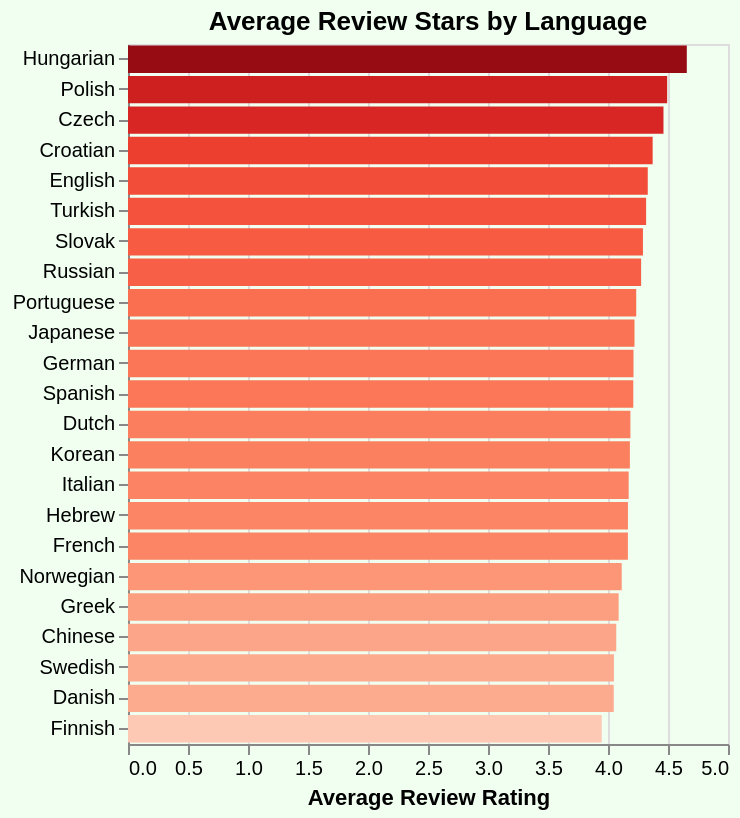

The specification (Vega-Lite) saved for this image:
### Vega-Lite specification from a JSON file in a GitHub repository (floating-point values rounded to 4 significant figures)
{"config": {"view": {"continuousWidth": 300, "continuousHeight": 300}}, "data": {"name": "data-210c02268594aecfbf4baabd6e4a5db5"}, "mark": {"type": "bar"}, "background": "#f0fff0", "encoding": {"color": {"field": "avg_review_stars", "legend": null, "scale": {"scheme": "reds"}, "type": "quantitative"}, "tooltip": [{"field": "avg_review_stars", "type": "quantitative"}, {"field": "count_reviews", "type": "quantitative"}], "x": {"field": "avg_review_stars", "title": "Average Review Rating", "type": "quantitative"}, "y": {"field": "language", "sort": "-x", "title": null, "type": "nominal"}}, "height": 350, "title": "Average Review Stars by Language", "width": "container", "$schema": "https://vega.github.io/schema/vega-lite/v5.17.0.json", "datasets": {"data-210c02268594aecfbf4baabd6e4a5db5": [{"langid": "hu", "avg_review_stars": 4.657, "count_reviews": 300, "language": "Hungarian"}, {"langid": "pl", "avg_review_stars": 4.493, "count_reviews": 1375, "language": "Polish"}, {"langid": "cs", "avg_review_stars": 4.462, "count_reviews": 212, "language": "Czech"}, {"langid": "hr", "avg_review_stars": 4.372, "count_reviews": 86, "language": "Croatian"}, {"langid": "en", "avg_review_stars": 4.331, "count_reviews": 106765, "language": "English"}, {"langid": "tr", "avg_review_stars": 4.318, "count_reviews": 554, "language": "Turkish"}, {"langid": "sk", "avg_review_stars": 4.291, "count_reviews": 79, "language": "Slovak"}, {"langid": "ru", "avg_review_stars": 4.276, "count_reviews": 4051, "language": "Russian"}, {"langid": "pt", "avg_review_stars": 4.235, "count_reviews": 6943, "language": "Portuguese"}, {"langid": "ja", "avg_review_stars": 4.221, "count_reviews": 856, "language": "Japanese"}, {"langid": "de", "avg_review_stars": 4.212, "count_reviews": 9154, "language": "German"}, {"langid": "es", "avg_review_stars": 4.211, "count_reviews": 24452, "language": "Spanish"}, {"langid": "nl", "avg_review_stars": 4.187, "count_reviews": 4902, "language": "Dutch"}, {"langid": "ko", "avg_review_stars": 4.182, "count_reviews": 384, "language": "Korean"}, {"langid": "it", "avg_review_stars": 4.172, "count_reviews": 322593, "language": "Italian"}, {"langid": "he", "avg_review_stars": 4.166, "count_reviews": 608, "language": "Hebrew"}, {"langid": "fr", "avg_review_stars": 4.166, "count_reviews": 34331, "language": "French"}, {"langid": "no", "avg_review_stars": 4.114, "count_reviews": 1286, "language": "Norwegian"}, {"langid": "el", "avg_review_stars": 4.089, "count_reviews": 1588, "language": "Greek"}, {"langid": "zh", "avg_review_stars": 4.069, "count_reviews": 466, "language": "Chinese"}, {"langid": "sv", "avg_review_stars": 4.049, "count_reviews": 1563, "language": "Swedish"}, {"langid": "da", "avg_review_stars": 4.048, "count_reviews": 1508, "language": "Danish"}, {"langid": "fi", "avg_review_stars": 3.948, "count_reviews": 211, "language": "Finnish"}]}}
